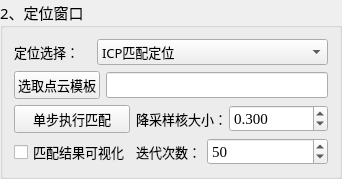
                   <widget class="QGroupBox" name="groupBox_2">
                    <property name="sizePolicy">
                     <sizepolicy hsizetype="Preferred" vsizetype="Preferred">
                      <horstretch>0</horstretch>
                      <verstretch>0</verstretch>
                     </sizepolicy>
                    </property>
                    <property name="font">
                     <font>
                      <family>微软雅黑</family>
                      <pointsize>11</pointsize>
                      <weight>50</weight>
                      <bold>false</bold>
                     </font>
                    </property>
                    <property name="title">
                     <string>2、定位窗口</string>
                    </property>
                    <layout class="QGridLayout" name="gridLayout_5">
                     <item row="0" column="0">
                      <layout class="QVBoxLayout" name="verticalLayout_7" stretch="1,1,2">
                       <item>
                        <layout class="QHBoxLayout" name="horizontalLayout_13" stretch="2,6">
                         <property name="leftMargin">
                          <number>0</number>
                         </property>
                         <property name="topMargin">
                          <number>0</number>
                         </property>
                         <property name="rightMargin">
                          <number>0</number>
                         </property>
                         <property name="bottomMargin">
                          <number>0</number>
                         </property>
                         <item>
                          <widget class="QLabel" name="label_17">
                           <property name="font">
                            <font>
                             <family>微软雅黑</family>
                             <pointsize>10</pointsize>
                             <weight>50</weight>
                             <bold>false</bold>
                            </font>
                           </property>
                           <property name="text">
                            <string>定位选择：</string>
                           </property>
                          </widget>
                         </item>
                         <item>
                          <widget class="QComboBox" name="cbB_LocateMethod">
                           <property name="font">
                            <font>
                             <family>微软雅黑</family>
                             <pointsize>10</pointsize>
                             <weight>50</weight>
                             <bold>false</bold>
                            </font>
                           </property>
                           <item>
                            <property name="text">
                             <string>ICP匹配定位</string>
                            </property>
                           </item>
                           <item>
                            <property name="text">
                             <string>机械定位</string>
                            </property>
                           </item>
                          </widget>
                         </item>
                        </layout>
                       </item>
                       <item>
                        <layout class="QHBoxLayout" name="horizontalLayout_14">
                         <item>
                          <widget class="QPushButton" name="pBtn_PickModel">
                           <property name="font">
                            <font>
                             <family>微软雅黑</family>
                             <pointsize>10</pointsize>
                             <weight>50</weight>
                             <bold>false</bold>
                            </font>
                           </property>
                           <property name="text">
                            <string>选取点云模板</string>
                           </property>
                          </widget>
                         </item>
                         <item>
                          <widget class="QLineEdit" name="lineEdit_ModelName">
                           <property name="font">
                            <font>
                             <family>微软雅黑</family>
                             <pointsize>10</pointsize>
                             <weight>50</weight>
                             <bold>false</bold>
                            </font>
                           </property>
                          </widget>
                         </item>
                        </layout>
                       </item>
                       <item>
                        <layout class="QHBoxLayout" name="horizontalLayout_19" stretch="1,5">
                         <item>
                          <layout class="QVBoxLayout" name="verticalLayout_5">
                           <item>
                            <widget class="QPushButton" name="pBtn_RunMatchCloud">
                             <property name="font">
                              <font>
                               <family>微软雅黑</family>
                               <pointsize>10</pointsize>
                               <weight>50</weight>
                               <bold>false</bold>
                              </font>
                             </property>
                             <property name="text">
                              <string>单步执行匹配</string>
                             </property>
                            </widget>
                           </item>
                           <item>
                            <widget class="QCheckBox" name="ckB_PopWindowShowMatchCloud">
                             <property name="font">
                              <font>
                               <family>微软雅黑</family>
                               <pointsize>10</pointsize>
                               <weight>50</weight>
                               <bold>false</bold>
                              </font>
                             </property>
                             <property name="text">
                              <string>匹配结果可视化</string>
                             </property>
                            </widget>
                           </item>
                          </layout>
                         </item>
                         <item>
                          <layout class="QVBoxLayout" name="verticalLayout_6">
                           <item>
                            <layout class="QHBoxLayout" name="horizontalLayout_16" stretch="2,4">
                             <property name="spacing">
                              <number>2</number>
                             </property>
                             <item>
                              <widget class="QLabel" name="label_13">
                               <property name="font">
                                <font>
                                 <family>微软雅黑</family>
                                 <pointsize>10</pointsize>
                                 <weight>50</weight>
                                 <bold>false</bold>
                                </font>
                               </property>
                               <property name="text">
                                <string>降采样核大小：</string>
                               </property>
                              </widget>
                             </item>
                             <item>
                              <widget class="QDoubleSpinBox" name="dSpB_DownSamplingVoxel">
                               <property name="font">
                                <font>
                                 <family>Times New Roman</family>
                                 <pointsize>11</pointsize>
                                 <weight>50</weight>
                                 <bold>false</bold>
                                </font>
                               </property>
                               <property name="decimals">
                                <number>3</number>
                               </property>
                               <property name="maximum">
                                <double>999999.998999999952503</double>
                               </property>
                               <property name="singleStep">
                                <double>0.100000000000000</double>
                               </property>
                               <property name="value">
                                <double>0.300000000000000</double>
                               </property>
                              </widget>
                             </item>
                            </layout>
                           </item>
                           <item>
                            <layout class="QHBoxLayout" name="horizontalLayout_15" stretch="2,4">
                             <item>
                              <widget class="QLabel" name="label_14">
                               <property name="font">
                                <font>
                                 <family>微软雅黑</family>
                                 <pointsize>10</pointsize>
                                 <weight>50</weight>
                                 <bold>false</bold>
                                </font>
                               </property>
                               <property name="text">
                                <string>迭代次数：</string>
                               </property>
                              </widget>
                             </item>
                             <item>
                              <widget class="QSpinBox" name="spB_MatchIterations">
                               <property name="font">
                                <font>
                                 <family>Times New Roman</family>
                                 <pointsize>11</pointsize>
                                 <weight>50</weight>
                                 <bold>false</bold>
                                </font>
                               </property>
                               <property name="maximum">
                                <number>99999</number>
                               </property>
                               <property name="value">
                                <number>50</number>
                               </property>
                              </widget>
                             </item>
                            </layout>
                           </item>
                          </layout>
                         </item>
                        </layout>
                       </item>
                      </layout>
                     </item>
                    </layout>
                   </widget>
